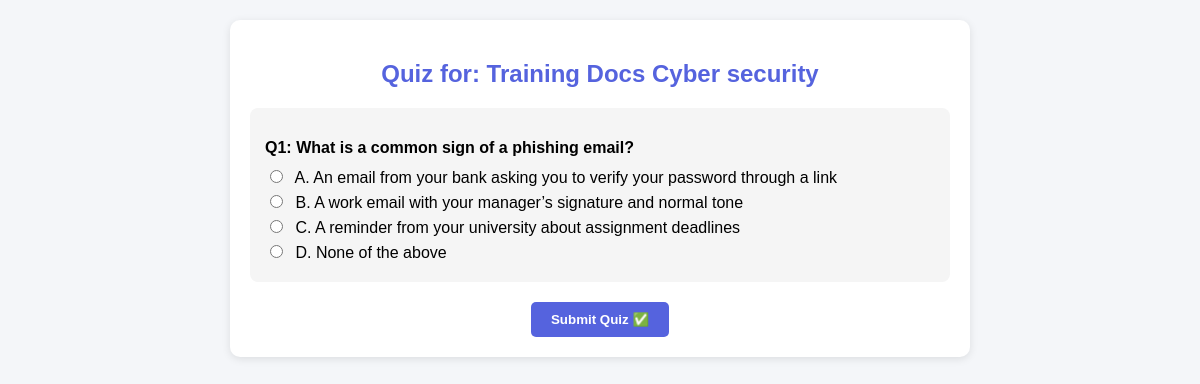
/start_quiz/1 (signed in), run on the app's committed database.
### tables this page shows
CREATE TABLE documents (
            id INTEGER PRIMARY KEY AUTOINCREMENT,
            title TEXT NOT NULL,
            filename TEXT NOT NULL,
            uploaded_by INTEGER,
            upload_date DATE DEFAULT (datetime('now','localtime')),
            FOREIGN KEY (uploaded_by) REFERENCES users(id)
        );

CREATE TABLE quizzes (
            id INTEGER PRIMARY KEY AUTOINCREMENT,
            document_id INTEGER NOT NULL,
            question TEXT NOT NULL,
            option1 TEXT NOT NULL,
            option2 TEXT NOT NULL,
            option3 TEXT,
            option4 TEXT,
            correct_answer TEXT NOT NULL,
            FOREIGN KEY(document_id) REFERENCES documents(id)
);

### app.py (the view, shortened to what this page needs)
@app.route('/start_quiz/<int:doc_id>', methods=['GET', 'POST'])
def start_quiz(doc_id):
    if 'user_id' not in session:
        flash("Please login first!", "danger")
        return redirect(url_for('login'))
    conn = sqlite3.connect(DB_NAME)
    cursor = conn.cursor()
    cursor.execute("SELECT title FROM documents WHERE id = ?", (doc_id,))
    doc = cursor.fetchone()
    if not doc:
        flash("Document not found!", "danger")
        conn.close()
        return redirect(url_for('home'))
    document_title = doc[0]
    cursor.execute("""
        SELECT id, question, option1, option2, option3, option4, correct_answer
        FROM quizzes WHERE document_id = ?
    """, (doc_id,))
    rows = cursor.fetchall()
    conn.close()
    if not rows:
        flash("Quiz not created yet for this document!", "warning")
        return redirect(url_for('home'))
    quiz = []
    for row in rows:
        quiz.append({
            "id": row[0],
            "question": row[1],
            "option1": row[2],
            "option2": row[3],
            "option3": row[4],
            "option4": row[5],
            "correct": row[6]
        })
    return render_template("start_quiz.html", document_title=document_title, quiz=quiz)

### templates/start_quiz.html (shortened to what this page needs)
<!DOCTYPE html>
<html>
  <head>
    <link
      rel="stylesheet"
      href="https://cdnjs.cloudflare.com/ajax/libs/font-awesome/6.5.0/css/all.min.css"
    />
  </head>
  <body>
    <div class="quiz-container">
      <h2>Quiz for: {{ document_title }}</h2>
      <form method="POST">
        {% for q in quiz %}
        <div class="question-block">
          <p>Q{{ loop.index }}: {{ q['question'] }}</p>
          {% if q['option1'] %}
          <label>
            <input
              type="radio"
              name="question_{{ q['id'] }}"
              value="A"
              required
            />
            A. {{ q['option1'] }}
          </label>
          {% endif %} {% if q['option2'] %}
          <label>
            <input type="radio" name="question_{{ q['id'] }}" value="B" />
            B. {{ q['option2'] }}
          </label>
          {% endif %} {% if q['option3'] %}
          <label>
            <input type="radio" name="question_{{ q['id'] }}" value="C" />
            C. {{ q['option3'] }}
          </label>
          {% endif %} {% if q['option4'] %}
          <label>
            <input type="radio" name="question_{{ q['id'] }}" value="D" />
            D. {{ q['option4'] }}
          </label>
          {% endif %}
        </div>
        {% endfor %}
        <button type="submit">Submit Quiz ✅</button>
      </form>
    </div>
  </body>
</html>

### templates/start_quiz.html (style rules this page uses)
body { font-family: Arial, sans-serif; margin: 20px; background-color: #f4f6f9; }
h2 { color: #5563de; text-align: center; }
.quiz-container { max-width: 700px; margin: auto; padding: 20px; border-radius: 10px; background: #fff; box-shadow: 0 2px 8px rgba(0, 0, 0, 0.1); }
.question-block { background-color: #f5f5f5; padding: 15px; margin-bottom: 15px; border-radius: 8px; }
.question-block p { font-weight: bold; margin-bottom: 10px; }
label { display: block; margin: 5px 0; cursor: pointer; }
input[type="radio"] { margin-right: 8px; }
button { padding: 10px 20px; background-color: #5563de; color: white; border: none; border-radius: 5px; cursor: pointer; display: block; margin: 20px auto 0 auto; font-weight: bold; }

### data on the page
documents: title "Training Docs Cyber security"
quizzes: question "What is a common sign of a phishing email?", option1 "An email from your bank asking you to verify your password through a link", option2 "A work email with your manager’s signature and normal tone", option3 "A reminder from your university about assignment deadlines", option4 "None of the above"
